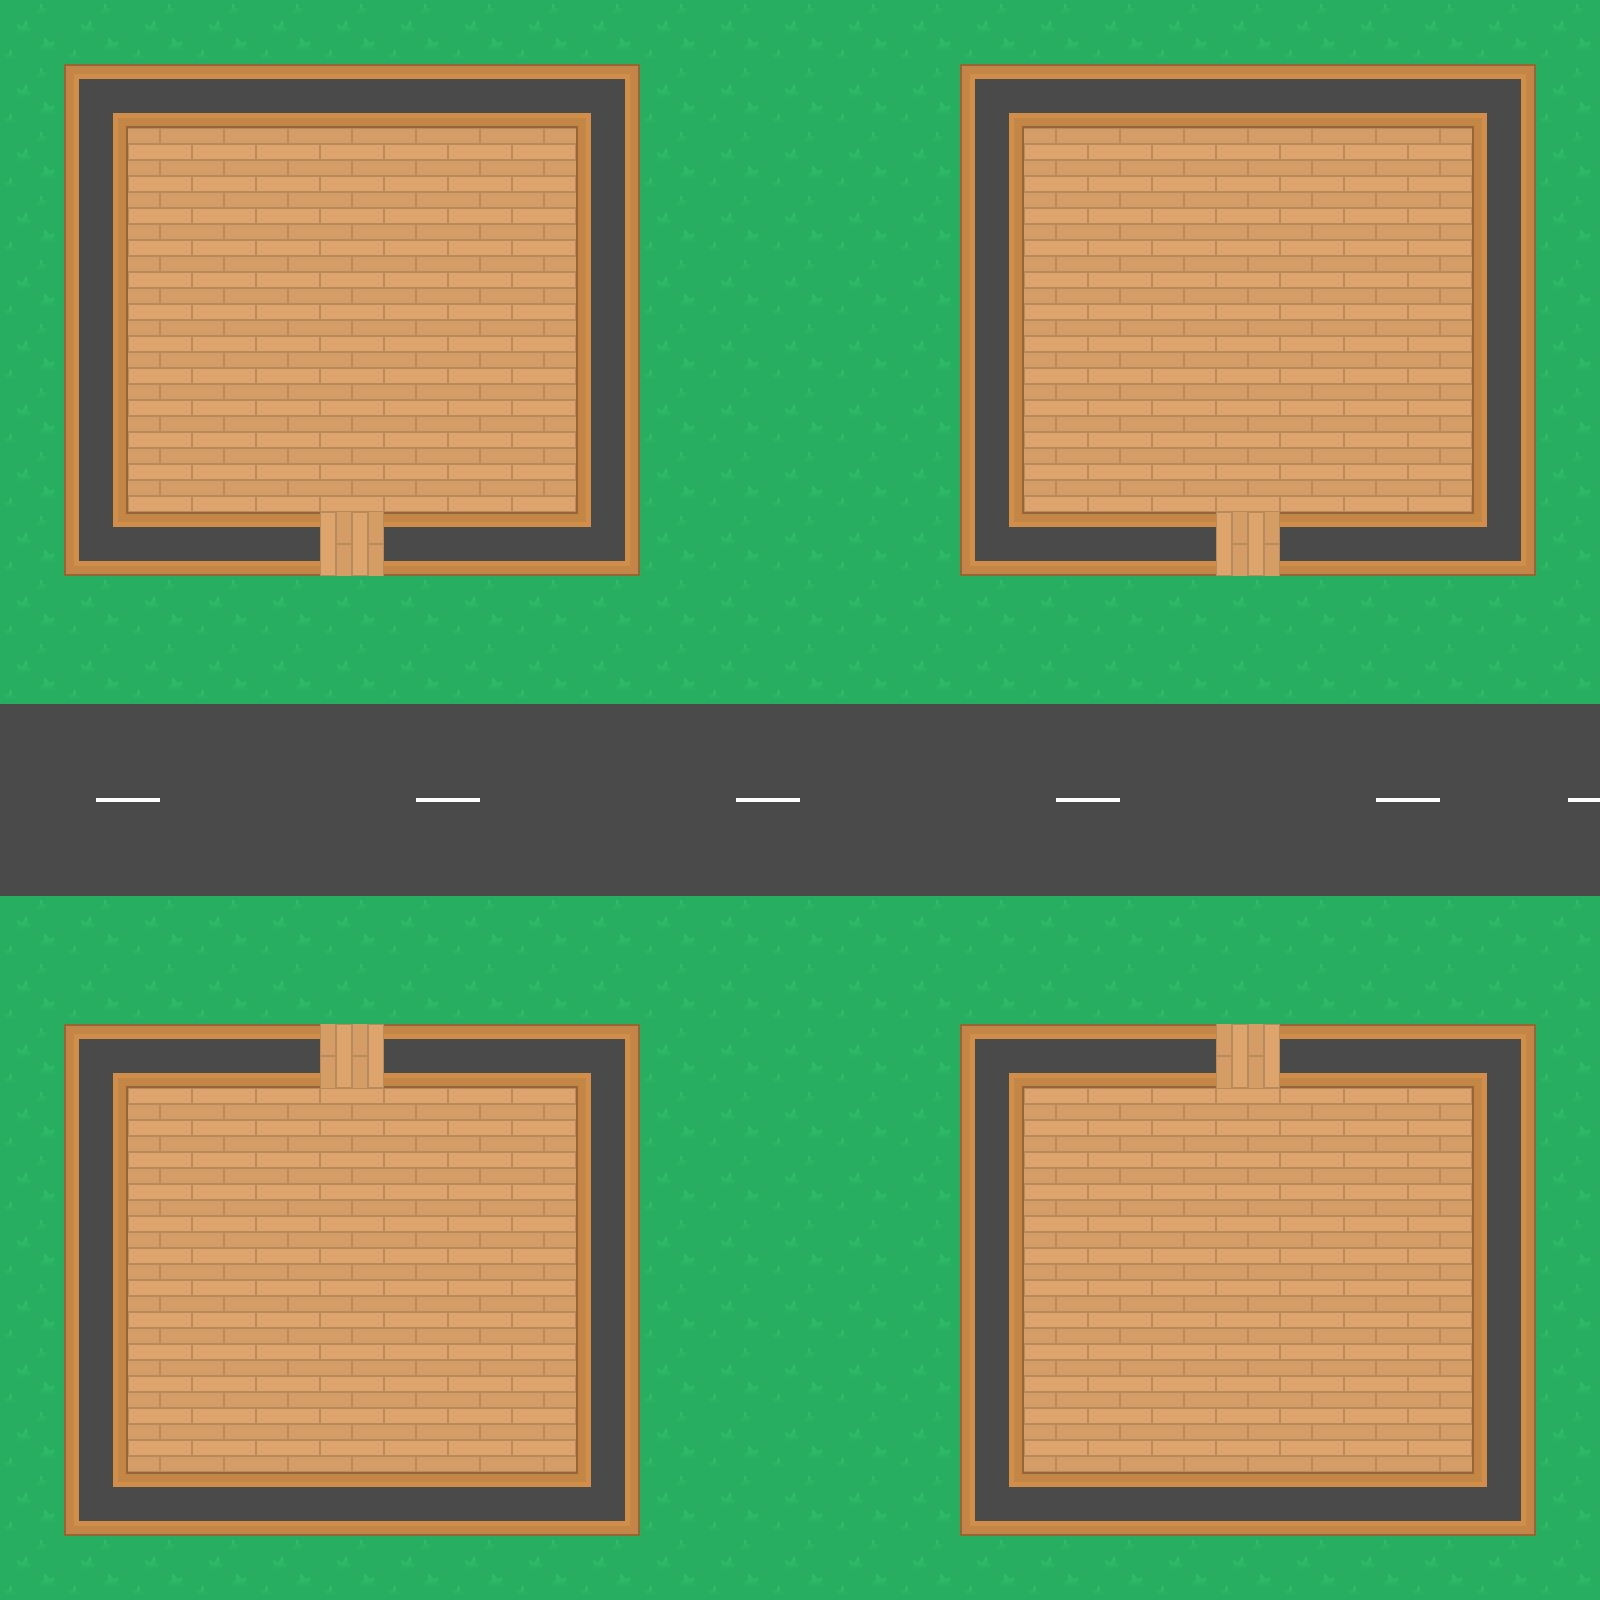

A level layout from a 2D game, rendered from its tile map. Below: a short description, then the map file with its tile-grid data intact:
An orthogonal 25x25 tile map with 64x64 px tiles, 1 tile layer (map) and 28 objects.

<map version="1.2" tiledversion="1.3.4" orientation="orthogonal" renderorder="right-down" width="25" height="25" tilewidth="64" tileheight="64" infinite="0" nextlayerid="3" nextobjectid="33">
 <tileset firstgid="1" source="tileset1.tsx" />
 <layer id="1" name="map" width="25" height="25">
  <data encoding="csv">
1,1,1,1,1,1,1,1,1,1,1,1,1,1,1,1,1,1,1,1,1,1,1,1,1,
1,2684354566,2684354567,2684354567,2684354567,2684354567,2684354567,2684354567,2684354567,3221225478,1,1,1,1,1,2684354566,2684354567,2684354567,2684354567,2684354567,2684354567,2684354567,2684354567,3221225478,1,
1,3221225479,4,4,4,4,4,4,4,3221225479,1,1,1,1,1,3221225479,4,4,4,4,4,4,4,3221225479,1,
1,3221225479,4,4,4,4,4,4,4,3221225479,1,1,1,1,1,3221225479,4,4,4,4,4,4,4,3221225479,1,
1,3221225479,4,4,4,4,4,4,4,3221225479,1,1,1,1,1,3221225479,4,4,4,4,4,4,4,3221225479,1,
1,3221225479,4,4,4,4,4,4,4,3221225479,1,1,1,1,1,3221225479,4,4,4,4,4,4,4,3221225479,1,
1,3221225479,4,4,4,4,4,4,4,3221225479,1,1,1,1,1,3221225479,4,4,4,4,4,4,4,3221225479,1,
1,3221225479,4,4,4,4,4,4,4,3221225479,1,1,1,1,1,3221225479,4,4,4,4,4,4,4,3221225479,1,
1,6,2684354567,2684354567,2684354567,5,2684354567,2684354567,2684354567,1610612742,1,1,1,1,1,6,2684354567,2684354567,2684354567,5,2684354567,2684354567,2684354567,1610612742,1,
1,1,1,1,1,1,1,1,1,1,1,1,1,1,1,1,1,1,1,1,1,1,1,1,1,
1,1,1,1,1,1,1,1,1,1,1,1,1,1,1,1,1,1,1,1,1,1,1,1,1,
10,10,10,10,10,10,10,10,10,10,10,10,10,10,10,10,10,10,10,10,10,10,10,10,10,
10,9,8,10,10,10,9,8,10,10,10,9,8,10,10,10,9,8,10,10,10,9,8,10,9,
10,10,10,10,10,10,10,10,10,10,10,10,10,10,10,10,10,10,10,10,10,10,10,10,10,
1,1,1,1,1,1,1,1,1,1,1,1,1,1,1,1,1,1,1,1,1,1,1,1,1,
1,1,1,1,1,1,1,1,1,1,1,1,1,1,1,1,1,1,1,1,1,1,1,1,1,
1,2684354566,1610612743,1610612743,1610612743,3221225477,1610612743,1610612743,1610612743,3221225478,1,1,1,1,1,2684354566,1610612743,1610612743,1610612743,3221225477,1610612743,1610612743,1610612743,3221225478,1,
1,7,3221225476,3221225476,3221225476,3221225476,3221225476,3221225476,3221225476,7,1,1,1,1,1,7,3221225476,3221225476,3221225476,3221225476,3221225476,3221225476,3221225476,7,1,
1,7,3221225476,3221225476,3221225476,3221225476,3221225476,3221225476,3221225476,7,1,1,1,1,1,7,3221225476,3221225476,3221225476,3221225476,3221225476,3221225476,3221225476,7,1,
1,7,3221225476,3221225476,3221225476,3221225476,3221225476,3221225476,3221225476,7,1,1,1,1,1,7,3221225476,3221225476,3221225476,3221225476,3221225476,3221225476,3221225476,7,1,
1,7,3221225476,3221225476,3221225476,3221225476,3221225476,3221225476,3221225476,7,1,1,1,1,1,7,3221225476,3221225476,3221225476,3221225476,3221225476,3221225476,3221225476,7,1,
1,7,3221225476,3221225476,3221225476,3221225476,3221225476,3221225476,3221225476,7,1,1,1,1,1,7,3221225476,3221225476,3221225476,3221225476,3221225476,3221225476,3221225476,7,1,
1,7,3221225476,3221225476,3221225476,3221225476,3221225476,3221225476,3221225476,7,1,1,1,1,1,7,3221225476,3221225476,3221225476,3221225476,3221225476,3221225476,3221225476,7,1,
1,6,1610612743,1610612743,1610612743,1610612743,1610612743,1610612743,1610612743,1610612742,1,1,1,1,1,6,1610612743,1610612743,1610612743,1610612743,1610612743,1610612743,1610612743,1610612742,1,
1,1,1,1,1,1,1,1,1,1,1,1,1,1,1,1,1,1,1,1,1,1,1,1,1
</data>
 </layer>
 <objectgroup id="2" name="Collision">
  <object id="1" x="64" y="1024" width="256" height="64">
   <properties>
    <property name="Wall" type="bool" value="true" />
   </properties>
  </object>
  <object id="2" x="384" y="1024" width="256" height="64">
   <properties>
    <property name="Wall" type="bool" value="true" />
   </properties>
  </object>
  <object id="3" x="64" y="1088" width="64" height="448">
   <properties>
    <property name="Wall" type="bool" value="true" />
   </properties>
  </object>
  <object id="4" x="576" y="1088" width="64" height="448">
   <properties>
    <property name="Wall" type="bool" value="true" />
   </properties>
  </object>
  <object id="5" x="128" y="1472" width="448" height="64">
   <properties>
    <property name="Wall" type="bool" value="true" />
   </properties>
  </object>
  <object id="9" x="960" y="1024" width="256" height="64">
   <properties>
    <property name="Wall" type="bool" value="true" />
   </properties>
  </object>
  <object id="10" x="1280" y="1024" width="256" height="64">
   <properties>
    <property name="Wall" type="bool" value="true" />
   </properties>
  </object>
  <object id="11" x="960" y="1088" width="64" height="448">
   <properties>
    <property name="Wall" type="bool" value="true" />
   </properties>
  </object>
  <object id="12" x="1472" y="1088" width="64" height="448">
   <properties>
    <property name="Wall" type="bool" value="true" />
   </properties>
  </object>
  <object id="13" x="1024" y="1472" width="448" height="64">
   <properties>
    <property name="Wall" type="bool" value="true" />
   </properties>
  </object>
  <object id="14" x="960" y="512" width="256" height="64">
   <properties>
    <property name="Wall" type="bool" value="true" />
   </properties>
  </object>
  <object id="15" x="1280" y="512" width="256" height="64">
   <properties>
    <property name="Wall" type="bool" value="true" />
   </properties>
  </object>
  <object id="16" x="960" y="64" width="64" height="448">
   <properties>
    <property name="Wall" type="bool" value="true" />
   </properties>
  </object>
  <object id="17" x="1472" y="64" width="64" height="448">
   <properties>
    <property name="Wall" type="bool" value="true" />
   </properties>
  </object>
  <object id="18" x="1024" y="64" width="448" height="64">
   <properties>
    <property name="Wall" type="bool" value="true" />
   </properties>
  </object>
  <object id="19" x="64" y="512" width="256" height="64">
   <properties>
    <property name="Wall" type="bool" value="true" />
   </properties>
  </object>
  <object id="20" x="384" y="512" width="256" height="64">
   <properties>
    <property name="Wall" type="bool" value="true" />
   </properties>
  </object>
  <object id="21" x="64" y="64" width="64" height="448">
   <properties>
    <property name="Wall" type="bool" value="true" />
   </properties>
  </object>
  <object id="22" x="576" y="64" width="64" height="448">
   <properties>
    <property name="Wall" type="bool" value="true" />
   </properties>
  </object>
  <object id="23" x="128" y="64" width="448" height="64">
   <properties>
    <property name="Wall" type="bool" value="true" />
   </properties>
  </object>
  <object id="25" x="192" y="1344" width="64" height="64">
   <properties>
    <property name="gunSpawn" type="bool" value="true" />
   </properties>
  </object>
  <object id="26" x="448" y="1344" width="64" height="64">
   <properties>
    <property name="gunSpawn" type="bool" value="true" />
   </properties>
  </object>
  <object id="27" x="1088" y="1344" width="64" height="64">
   <properties>
    <property name="gunSpawn" type="bool" value="true" />
   </properties>
  </object>
  <object id="28" x="1344" y="1344" width="64" height="64">
   <properties>
    <property name="gunSpawn" type="bool" value="true" />
   </properties>
  </object>
  <object id="29" x="1088" y="192" width="64" height="64">
   <properties>
    <property name="gunSpawn" type="bool" value="true" />
   </properties>
  </object>
  <object id="30" x="1344" y="192" width="64" height="64">
   <properties>
    <property name="gunSpawn" type="bool" value="true" />
   </properties>
  </object>
  <object id="31" x="192" y="192" width="64" height="64">
   <properties>
    <property name="gunSpawn" type="bool" value="true" />
   </properties>
  </object>
  <object id="32" x="448" y="192" width="64" height="64">
   <properties>
    <property name="gunSpawn" type="bool" value="true" />
   </properties>
  </object>
 </objectgroup>
</map>
